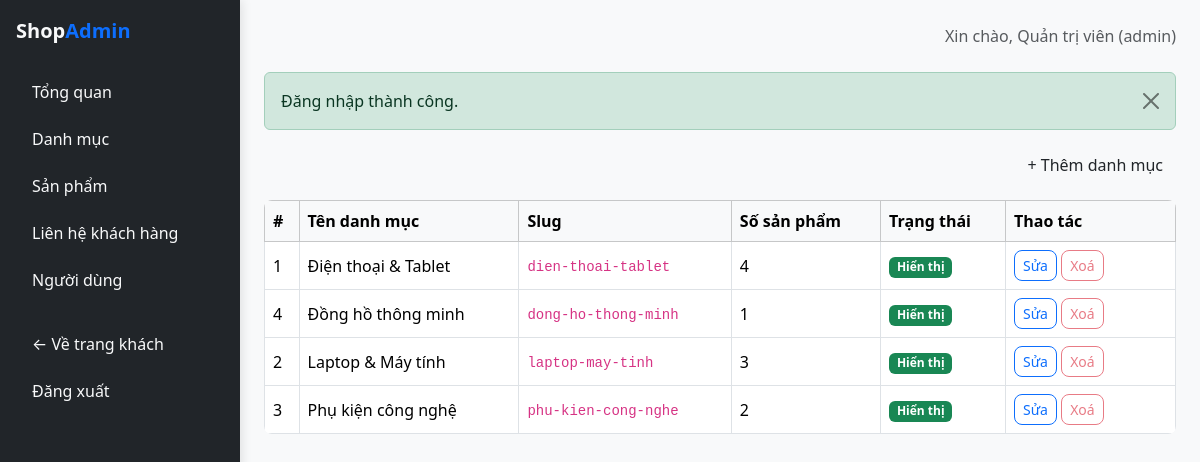
Screenshot of /public/admin/category (signed in) with the database file from the repository.
### tables this page shows
CREATE TABLE `categories` (
    `id` INT AUTO_INCREMENT PRIMARY KEY,
    `name` VARCHAR(150) NOT NULL,
    `slug` VARCHAR(150) NOT NULL UNIQUE,
    `description` TEXT DEFAULT NULL,
    `status` ENUM('active', 'inactive') NOT NULL DEFAULT 'active',
    `created_at` TIMESTAMP DEFAULT CURRENT_TIMESTAMP
);

### app/core/Controller.php (called while the page is built, shortened)
<?php
abstract class Controller
{
    protected function view(string $view, array $data = [], string|false $layout = 'main'): void
    {
        $viewFile = __DIR__ . '/../views/' . $view . '.php';
        $layoutFile = __DIR__ . '/../views/layouts/' . $layout . '.php';
        $content = function () use ($viewFile, $data) {
            extract($data);
            require $viewFile;
        };
        require $layoutFile;
    }
}

### app/core/AdminController.php (called while the page is built, shortened)
<?php
abstract class AdminController extends Controller
{
protected function view(string $view, array $data = [], string|false
$layout = 'admin'): void
{
parent::view($view, $data, $layout);
}
}

### app/controllers/admin/AdminCategoryController.php (called while the page is built, shortened)
<?php
class AdminCategoryController extends AdminController
{
public function index(): void
{
$sql = "SELECT c.*, COUNT(p.id) AS product_count
FROM categories c
LEFT JOIN products p ON p.category_id = c.id
GROUP BY c.id
ORDER BY c.name ASC";
$categories = Database::getInstance()->query($sql)->fetchAll();
$this->view('admin/category/index', ['pageTitle' => 'Quản lý danh
mục', 'categories' => $categories]);
}
}

### app/core/App.php (called while the page is built, shortened)
<?php
class App
{
    protected string $action;
    protected array $params = [];
    public function __construct()
    {
        $url = $_GET['url'] ?? '';
        if ($url === '') {
            if (!empty($_SERVER['PATH_INFO'])) {
                $url = $_SERVER['PATH_INFO'];
            }
        }
        $url = preg_replace('#^/?index\.php/?#i', '', $url);
        $url = trim($url, '/');
        $segments = $url === '' ? [] : explode('/', $url);
        if (($segments[0] ?? '') === 'admin') {
            $this->action = $segments[2] ?? 'index';
            $this->params = array_slice($segments, 3);
        } else {
            $this->controllerName = ucfirst($segments[0] ?? 'home') . 'Controller';
            $this->action = $segments[1] ?? 'index';
            $this->params = array_slice($segments, 2);
        }
        $this->dispatch();
    }
    protected function dispatch(): void
    {
        $controller = new $this->controllerName();
        call_user_func_array([$controller, $this->action], $this->params);
    }
}

### public/index.php (called while the page is built, shortened)
<?php
require_once __DIR__ . '/../app/core/helpers.php';
spl_autoload_register(function (string $class): void {
$directories = [
__DIR__ . '/../app/core/',
__DIR__ . '/../app/controllers/',
__DIR__ . '/../app/controllers/admin/',
__DIR__ . '/../app/models/',
__DIR__ . '/../app/services/',
];
foreach ($directories as $dir) {
$file = $dir . $class . '.php';
if (file_exists($file)) {
return;
}
}
});
new App();
?>

### app/core/helpers.php (called while the page is built, shortened)
<?php
function e(?string $value): string
{
    return htmlspecialchars((string) ($value ?? ''), ENT_QUOTES, 'UTF-8');
}
function base_url(string $path = ''): string
{
    static $base = null;
    if ($base === null) {
        if (defined('BASE_URL') && BASE_URL !== 'http://localhost/shop/public/') {
            $base = rtrim(BASE_URL, '/');
        } else {
            $scriptName = str_replace('\\', '/', $_SERVER['SCRIPT_NAME'] ?? '');
            $dir = dirname($scriptName);
            $base = ($dir === '/' || $dir === '\\') ? '' : rtrim($dir, '/');
        }
    }
    $path = ltrim($path, '/');
    return $path === '' ? ($base === '' ? '/' : $base . '/') : $base . '/' . $path;
}

### app/core/Database.php (called while the page is built, shortened)
<?php
class Database
{
    private static ?PDO $instance = null;
    public static function getInstance(): PDO
    {
        if (self::$instance === null) {
            $host = defined('DB_HOST') ? DB_HOST : 'localhost';
            $name = defined('DB_NAME') ? DB_NAME : 'shop_db';
            $user = defined('DB_USER') ? DB_USER : 'root';
            $pass = defined('DB_PASS') ? DB_PASS : '';
            $charset = defined('DB_CHARSET') ? DB_CHARSET : 'utf8mb4';
            $dsn = "mysql:host={$host};dbname={$name};charset={$charset}";
            $options = [
                PDO::ATTR_ERRMODE            => PDO::ERRMODE_EXCEPTION,
                PDO::ATTR_DEFAULT_FETCH_MODE => PDO::FETCH_ASSOC,
                PDO::ATTR_EMULATE_PREPARES   => false,
            ];
            try {
                self::$instance = new PDO($dsn, $user, $pass, $options);
            } catch (PDOException $e) {
                try {
                    $initDsn = "mysql:host={$host};charset={$charset}";
                    $initPdo = new PDO($initDsn, $user, $pass, $options);
                    $initPdo->exec("CREATE DATABASE IF NOT EXISTS `{$name}` CHARACTER SET utf8mb4 COLLATE utf8mb4_unicode_ci");
                    self::$instance = new PDO($dsn, $user, $pass, $options);
                    $schemaFile = __DIR__ . '/../../database/schema.sql';
                    if (file_exists($schemaFile)) {
                        $sql = file_get_contents($schemaFile);
                        self::$instance->exec($sql);
                    }
                } catch (PDOException $ex) {
                    error_log('Loi ket noi CSDL: ' . $ex->getMessage());
                    http_response_code(500);
                    die('Lỗi kết nối cơ sở dữ liệu: ' . $ex->getMessage());
                }
            }
        }
        return self::$instance;
    }
}

### app/views/admin/category/index.php (the view, shortened to what this page needs)
<div class="d-flex justify-content-end mb-3">
<a href="<?= e(base_url('admin/category/add')) ?>" class="btn btn-
primary">+ Thêm danh mục</a>
</div>
<div class="table-responsive">
<table class="table table-bordered bg-white align-middle">
<thead class="table-light">
<tr>
<th>#</th><th>Tên danh mục</th><th>Slug</th><th>Số sản
phẩm</th><th>Trạng thái</th>
<th style="width: 170px;">Thao tác</th>
</tr>
</thead>
<tbody>
<?php foreach ($categories as $c): ?>
<tr>
<td><?= (int) $c['id'] ?></td>
<td><?= e($c['name']) ?></td>
<td><code><?= e($c['slug']) ?></code></td>
<td><?= (int) $c['product_count'] ?></td>
<td>
<?php if ($c['status'] === 'active'): ?>
<span class="badge bg-success">Hiển thị</span>
<?php else: ?>
<span class="badge bg-secondary">Đang ẩn</span>
<?php endif; ?>
</td>
<td>
<a href="<?= e(base_url('admin/category/edit/' .
$c['id'])) ?>" class="btn btn-sm btn-outline-primary">Sửa</a>
<form method="POST" action="<?=
e(base_url('admin/category/delete')) ?>" class="d-inline"
onsubmit="return confirm('Xoá danh mục này?');">
<button class="btn btn-sm btn-outline-danger"
<?= $c['product_count'] > 0 ? 'disabled
title="Còn sản phẩm, không thể xoá"' : '' ?>>
Xoá
</button>
</form>
</td>
</tr>
<?php endforeach; ?>
</tbody>
</table>
</div>

### public/css/style.css (style rules this page uses)
body { background-color: #f8f9fa; color: #333333; font-family: system-ui, -apple-system, "Segoe UI", Roboto, "Helvetica Neue", Arial, sans-serif; }
.table { border-radius: 0.5rem; overflow: hidden; }
.btn { border-radius: 0.5rem; font-weight: 500; }

### rows the page displays
categories: id "1", name "Điện thoại & Tablet", slug "dien-thoai-tablet", product_count "4", status "Hiển thị"
categories: id "4", name "Đồng hồ thông minh", slug "dong-ho-thong-minh", product_count "1", status "Hiển thị"
categories: id "2", name "Laptop & Máy tính", slug "laptop-may-tinh", product_count "3", status "Hiển thị"
categories: id "3", name "Phụ kiện công nghệ", slug "phu-kien-cong-nghe", product_count "2", status "Hiển thị"

### other values shown
Auth::user()['full_name'] "Quản trị viên"
Auth::role() "admin"
$f['message'] "Đăng nhập thành công."
